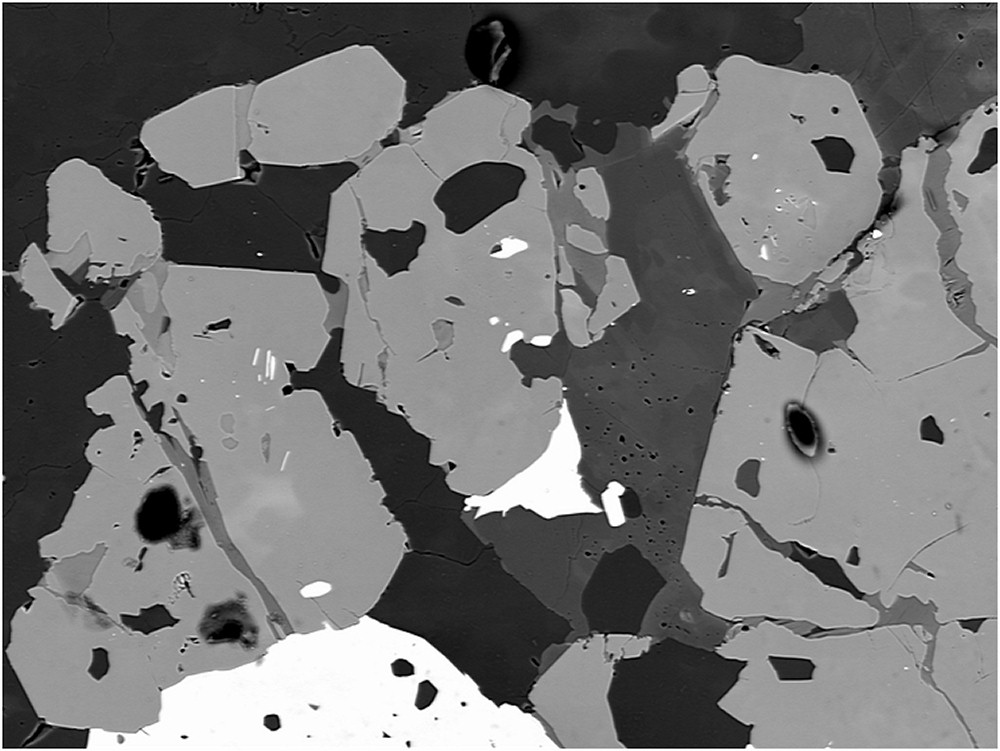
#> input picture Segmentations/images/BSE_Image.jpg, 1000 x 751 px, found by its file name
$ python image_segmeantation_using_kMeans.py
#> lines starting #> are read from the running program, lines starting #| are printed output that depends on the picture

import numpy as np
import cv2


################### Image Segmentation using K-Means clustering ###################

# 1. Read the image:
img = cv2.imread("./images/BSE_Image.jpg")
#> img is the input picture: shape (751, 1000, 3); min 0, max 255, mean 115.2

# 2. Convert MxNx3 image into Kx3 where K=MxN:
img2 = img.reshape((-1,3)) # -1 reshape means, in this case MxN ,3 is the dimension.

# 3. Convert the unit8 values to float:
img2 = np.float32(img2)

'''
4. Define criteria, number of clusters and apply k-means:
Criteria: It is the iteration termination criteria. When this criteria is satisfied, algorithm iteration stops.
a- cv2.TERM_CRITERIA_EPS - stop the algorithm iteration if specified accuracy, epsilon, is reached.
b- cv2.TERM_CRITERIA_MAX_ITER - stop the algorithm after the specified number of iterations, max_iter.
c- cv2.TERM_CRITERIA_EPS + cv2.TERM_CRITERIA_MAX_ITER - stop the iteration when any of the above condition is met.
Max_iter - An integer specifying maximum number of iterations.In this case it is 10
Epsilon is the accuracy value. If accuracy value is reached, the algorithm stops. In this case it is 1.
'''

criteria = (cv2.TERM_CRITERIA_EPS + cv2.TERM_CRITERIA_MAX_ITER, 10, 1.0) # criteria is a tuple of 3 parameters.q


# 5. Define the number of clusters (K):
k = 4

# 6. Define number of attempts:

""""
- Number of attempts is the number of times the algorithm is executed using different initial labelings.
- The algorithm returns the labels that yield the best compactness. This compactness is returned as output.
- Compactness is a measure that represents how close are the data points in a cluster.
"""

attempts = 10

# 7. Specify the initial seed locations:

"""
There are two ways to specify initial seed locations:
1. cv2.KMEANS_PP_CENTERS - It is the default flag. It selects initial centers in a smart way to speed up convergence.
2. cv2.KMEANS_RANDOM_CENTERS - It selects initial centers randomly for k-means clustering.
"""

ret, label, center = cv2.kmeans(img2, k, None, criteria, attempts, cv2.KMEANS_PP_CENTERS) # apply kmeans() to get the labels and centers., ret is the compactness
#> ret = 257897024; center = [[35.71, 35.71, 35.71], [251.4, 251.4, 251.4], [153.2, 153.2, 153.2], [76, 76, 76]]

'''
The output parameters of cv2.kmeans() are:
a- Compactness (ret): It is the sum of squared distance from each point to their corresponding centers.
b- Labels: This is the label array.
c- Centers: This is array of centers of clusters.
'''

# 8. Now convert the center back into uint8, and make original image:
center = np.uint8(center) # convert center to uint8
#> center = [[35, 35, 35], [251, 251, 251], [153, 153, 153], [76, 76, 76]]


# 9. Next, we have to access the labels to regenerate the clustered image:
res = center[label.flatten()] # apply the labels to the center to reconstruct the clustered image

# 10. Reshape the res into the original image dimensions:
res2 = res.reshape((img.shape)) # reshape the result into the original image dimensions.
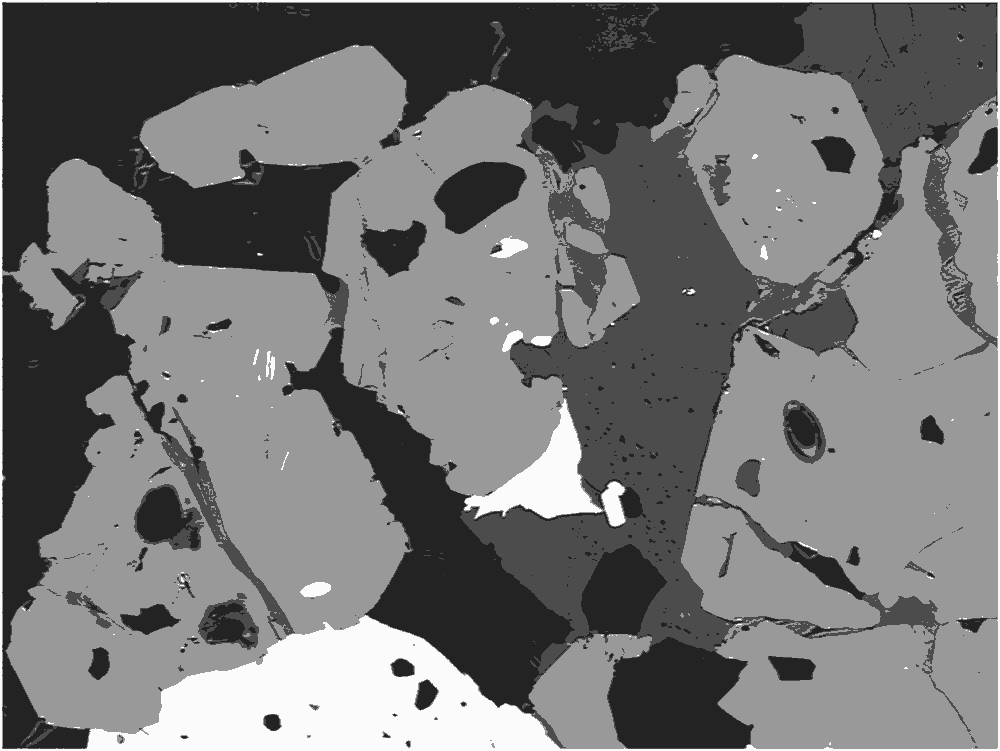
#> res2: shape (751, 1000, 3); min 35, max 251, mean 114.9


# 11. save the image:
cv2.imwrite('segmented_image.jpg', res2)

$ run again, with Segmentations/images/BSE_Google_noisy.jpg copied over Segmentations/images/BSE_Image.jpg
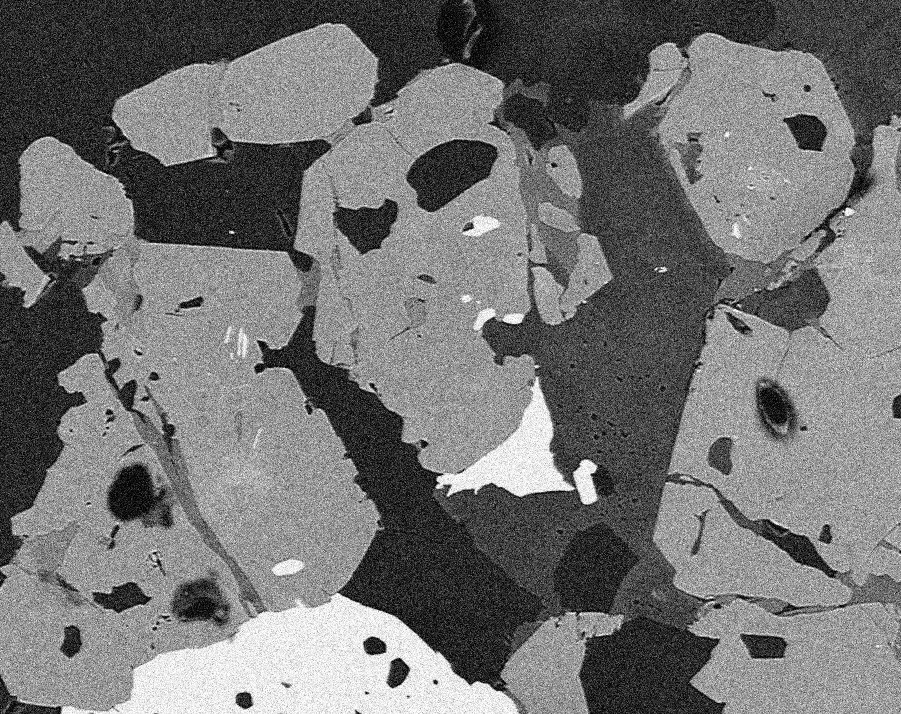
#> input picture Segmentations/images/BSE_Google_noisy.jpg, 901 x 714 px, found by its file name
#> img is the input picture: shape (714, 901, 3); min 0, max 255, mean 114.9
#> `ret, label, center = cv2.kmeans(img2, k, None, criteria, attempts, cv2..`: ret = 616798014.4; center = [[34.35, 34.35, 34.35], [151.5, 151.5, 151.5], [89.61, 89.61, 89.61], [213, 213, 213]]
#> `center = np.uint8(center)`: center = [[34, 34, 34], [151, 151, 151], [89, 89, 89], [212, 212, 212]]
#> `res2 = res.reshape((img.shape))`:
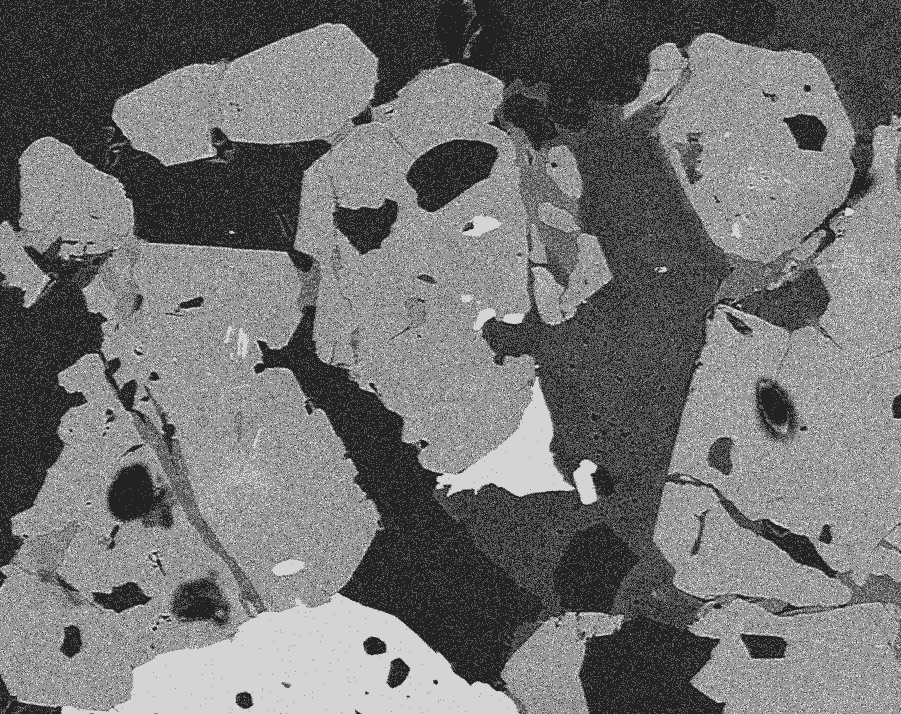
#> res2: shape (714, 901, 3); min 34, max 212, mean 114.4
